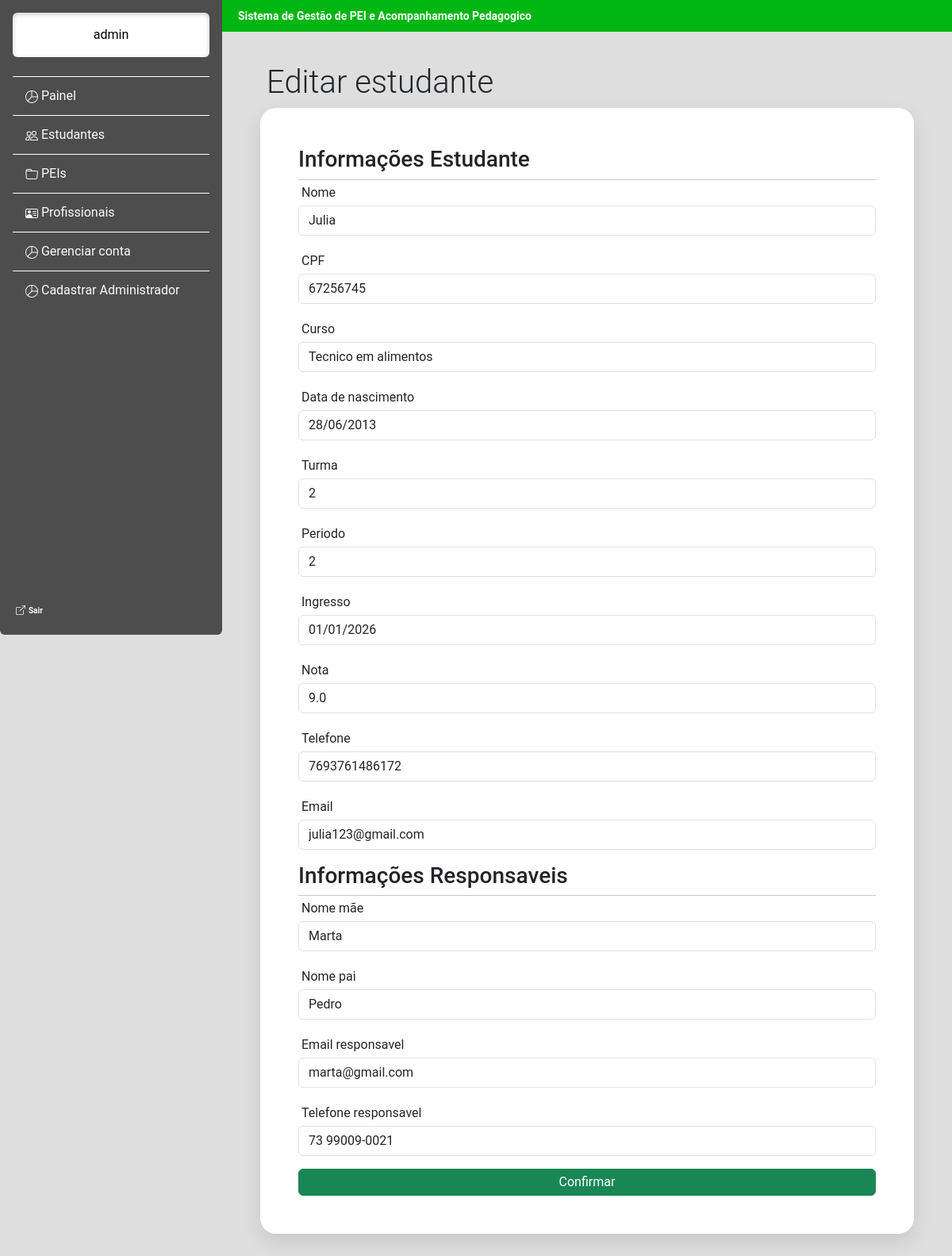
Screenshot of /estudante/editar_estudante/65245532/ (signed in) with the database file from the repository.
### estudante/models.py (models this page shows, shortened)
class Usuario(AbstractUser):
    cpf = models.CharField(max_length=255, unique=True)

class Estudante(models.Model):
    cpf = models.CharField(max_length=255, unique=True)
    matricula = models.CharField(max_length=255, primary_key=True)
    nome = models.CharField(max_length=255)
    data_de_nascimento = models.DateField()
    curso = models.CharField(max_length=255)
    periodo = models.IntegerField()
    turma = models.CharField(max_length=255)
    ingresso = models.DateField()
    nota = models.FloatField()
    telefone = models.CharField(max_length=255)
    email = models.EmailField(unique=True)
    pai = models.CharField(max_length=255)
    mae = models.CharField(max_length=255)
    telefone_responsavel = models.CharField(max_length=255)
    email_responsavel = models.CharField(max_length=255)

### estudante/views.py (the view, shortened to what this page needs)
# urls.py: path("editar_estudante/<str:matricula>/", views.editar_estudante, name="editar_estudante"),
@login_required(login_url="login1")
def editar_estudante(request, matricula):
    if request.method == "GET":
        estudante = get_object_or_404(Estudante, matricula=matricula)
        formulario = FormularioEstudante(instance=estudante)
        for formulario1 in formulario.fields.keys():
            formulario.fields[formulario1].widget.attrs["class"] = "form-control"
        dicionario = {"formulario":formulario, "matricula":matricula}
        return render(request, "editar_estudante.html", dicionario)

### estudante/forms.py
class FormularioEstudante(forms.ModelForm):
    class Meta:
        model = Estudante
        exclude = ["matricula"]

### estudante/templates/editar_estudante.html (shortened to what this page needs)
<!doctype html>
<html lang="pt-BR">
<head>
    <link href="https://cdn.jsdelivr.net/npm/bootstrap@5.3.8/dist/css/bootstrap.min.css" rel="stylesheet">
</head>
<body class="bg-cinza d-flex justify-content-center align-items-center min-vh-100">
{% include 'barra_lateral.html' %}
    <main class="flex-grow-1 p-5">
        <div class="topbar fw-bold" style=" background-color: #00B612; color: #ffffff; font-size: 14px;">
            Sistema de Gestão de PEI e Acompanhamento Pedagogico
        </div>
        <br>
        <div class="display-6 p-2">
            Editar estudante
        </div>
        <form action="{% url 'editar_estudante' matricula %}" method="post">{% csrf_token %}
            <div class="d-flex flex-column container-branco p-5 flex-shrink-0 p-3 box p-4">
                <div class="h3">
                    Informações Estudante
                </div>
                <hr class="w-100  m-0 p-0 border-dark">
                <div class="mb-3">
                     <label for="{{formulario.nome.id_for_label}}" class="p-1">{{formulario.nome.label}}</label>
                    {{formulario.nome}}
                </div>
                <div class="mb-3">
                    <label for="{{formulario.cpf.id_for_label}}" class="p-1 text-uppercase">{{formulario.cpf.label}}</label>
                    {{formulario.cpf}}
                </div>
                <div class="mb-3">
                     <label for="{{formulario.curso.id_for_label}}" class="p-1">{{formulario.curso.label}}</label>
                    {{formulario.curso}}
                </div>
                <div class="mb-3">
                    <label for="{{formulario.data_de_nascimento.id_for_label}}" class="p-1">{{formulario.data_de_nascimento.label}}</label>
                    {{formulario.data_de_nascimento}}
                </div>
                <div class="mb-3">
                    <label for="{{formulario.turma.id_for_label}}" class="p-1">{{formulario.turma.label}}</label>
                    {{formulario.turma}}
                </div>
                <div class="mb-3">
                    <label for="{{formulario.periodo.id_for_label}}" class="p-1">{{formulario.periodo.label}}</label>
                    {{formulario.periodo}}
                </div>
                <div class="mb-3">
                    <label for="{{formulario.ingresso.id_for_label}}" class="p-1">{{formulario.ingresso.label}}</label>
                    {{formulario.ingresso}}
                </div>
                <div class="mb-3">
                    <label for="{{formulario.nota.id_for_label}}" class="p-1">{{formulario.nota.label}}</label>
                    {{formulario.nota}}
                </div>
                <div class="mb-3">
                    <label for="{{formulario.telefone.id_for_label}}" class="p-1">{{formulario.telefone.label}}</label>
                    {{formulario.telefone}}
                </div>
                <div class="mb-3">
                    <label for="{{formulario.email.id_for_label}}" class="p-1">{{formulario.email.label}}</label>
                    {{formulario.email}}
                </div>
            <div class="h3">
                Informações Responsaveis
            </div>
            <hr class="w-100  m-0 p-0 border-dark">
                <div class="mb-3">
                    <label for="{{formulario.mae.id_for_label}}" class="p-1">Nome mãe</label>
                    {{formulario.mae}}
                </div>
                <div class="mb-3">
                    <label for="{{formulario.pai.id_for_label}}" class="p-1">Nome pai</label>
                    {{formulario.pai}}
                </div>
                <div class="mb-3">
                    <label for="{{formulario.email_responsavel.id_for_label}}" class="p-1">{{formulario.email_responsavel.label}}</label>
                    {{formulario.email_responsavel}}
                </div>
                <div class="mb-3">
                    <label for="{{formulario.telefone_responsavel.id_for_label}}" class="p-1">{{formulario.telefone_responsavel.label}}</label>
                    {{formulario.telefone_responsavel}}
                </div>
                <input class="btn btn-success p-1 w-100" type="submit" value="Confirmar">
            </div>
            </form>
    </main>
</body>
</html>

### estudante/templates/barra_lateral.html (shortened to what this page needs)
<!DOCTYPE html>
<html lang="pt-BR">
<head>
    <link href="https://cdn.jsdelivr.net/npm/bootstrap@5.3.8/dist/css/bootstrap.min.css" rel="stylesheet">
</head>
<body>
    <div class="barra-lateral d-flex flex-column flex-shrink-0 p-3 vh-100 rounded-bottom">
        <a class="nav-link text-center text-black rounded bg-white p-3" style="box-shadow: inset 0 2px 6px rgba(0,0,0,0.2);" > {{ request.user.first_name }} </a>
        <br>
        <ul class="barra-lateral-link nav nav-pills flex-column mb-auto">
            <li class="nav-item">
                <a href="/estudante/painel_administrador/#" class="nav-link link-light" aria-current="page">
                    <svg xmlns="http://www.w3.org/2000/svg" width="16" height="16" fill="currentColor" class="bi bi-pie-chart" viewBox="0 0 16 16">
                      <path d="M7.5 1.018a7 7 0 0 0-4.79 11.566L7.5 7.793zm1 0V7.5h6.482A7 7 0 0 0 8.5 1.018M14.982 8.5H8.207l-4.79 4.79A7 7 0 0 0 14.982 8.5M0 8a8 8 0 1 1 16 0A8 8 0 0 1 0 8"/>
                    </svg>
                    Painel
                </a>
            </li>
            <li>
                <a href="/estudante/gerenciar_estudante/#" class="nav-link link-light">
                    Estudantes
                </a>
            </li>
            <li>
                <a href="/estudante/gerenciar_pei/#" class="nav-link link-light">
                    PEIs
                </a>
            </li>
            <li>
                <a href="/estudante/gerenciar_funcionario/#" class="nav-link link-light">
                    Profissionais
                </a>
            </li>
            <li class="nav-item">
                <a href="{% url 'gerenciar_conta' %}" class="nav-link link-light" aria-current="page">
                    <svg xmlns="http://www.w3.org/2000/svg" width="16" height="16" fill="currentColor" class="bi bi-pie-chart" viewBox="0 0 16 16">
                      <path d="M7.5 1.018a7 7 0 0 0-4.79 11.566L7.5 7.793zm1 0V7.5h6.482A7 7 0 0 0 8.5 1.018M14.982 8.5H8.207l-4.79 4.79A7 7 0 0 0 14.982 8.5M0 8a8 8 0 1 1 16 0A8 8 0 0 1 0 8"/>
                    </svg>
                    Gerenciar conta
                </a>
            </li>
            <li class="nav-item">
                <a href="{% url 'cadastro_sistema' %}" class="nav-link link-light" aria-current="page">
                    <svg xmlns="http://www.w3.org/2000/svg" width="16" height="16" fill="currentColor" class="bi bi-pie-chart" viewBox="0 0 16 16">
                      <path d="M7.5 1.018a7 7 0 0 0-4.79 11.566L7.5 7.793zm1 0V7.5h6.482A7 7 0 0 0 8.5 1.018M14.982 8.5H8.207l-4.79 4.79A7 7 0 0 0 14.982 8.5M0 8a8 8 0 1 1 16 0A8 8 0 0 1 0 8"/>
                    </svg>
                    Cadastrar Administrador
                </a>
            </li>
        </ul>
        <div class="mt-auto">
            <a href="{% url 'sair' %}" class="nav-link link-light p-1">
                <strong class="txt-ot"> Sair </strong>
            </a>
        </div>
    </div>
</body>
</html>

### estudante/templates/barra_lateral.html (style rules this page uses)
.txt-ot { font-size: 10px; }
main { margin-left: 280px; padding: 20px; }
.barra-lateral { position: fixed; top: 0; left: 0; width: 280px; height: 100vh; background-color: #4D4D4D; color: white; }
.barra-lateral-link .nav-link { color: white; border-top: 1px solid white; border-radius: 0; padding: 12px 16px; }
.topbar { position: fixed; top: 0; left: 280px; right: 0; height: 40px; background: #00B612; color: white; display: flex; align-items: center; padding: 0 20px; z-index: 1000; }
.bg-cinza { background-color: #DEDEDE; font-family: 'Roboto', sans-serif; }
.container-branco { border-radius: 20px; box-shadow: 0 10px 25px rgba(0,0,0,0.1); background-color: #ffffff; }

### rows the page displays
Usuario: user.first_name "admin"
Estudante: nome "Julia", cpf "67256745", curso "Tecnico em alimentos", data_de_nascimento "28/06/2013", turma "2", periodo "2", ingresso "01/01/2026", nota "9.0", telefone "7693761486172", email "julia123@gmail.com", mae "Marta", pai "Pedro", email_responsavel "marta@gmail.com", telefone_responsavel "73 99009-0021"
